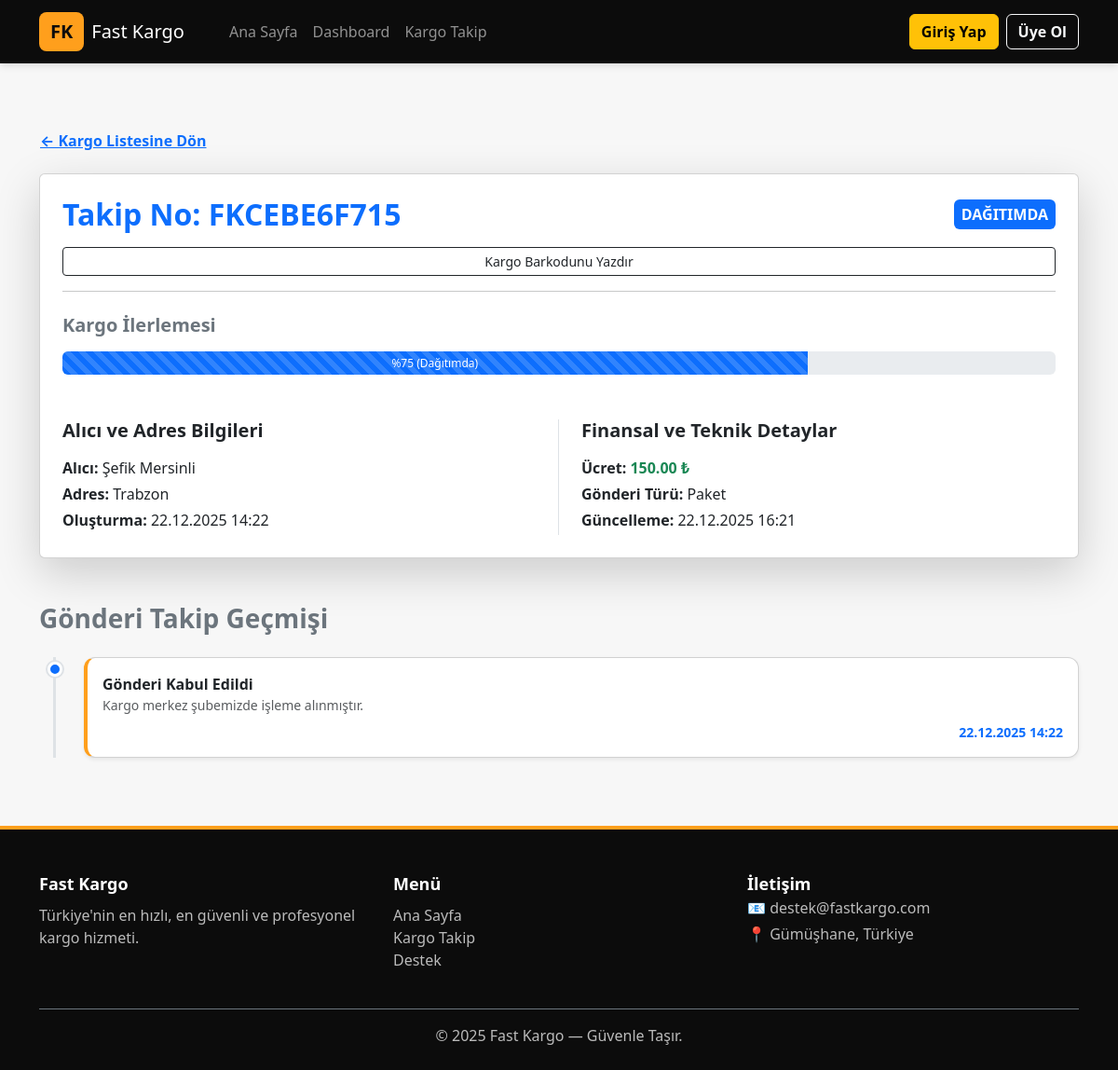
/kargolar/FKCEBE6F715/, run on the app's committed database.
### cargoposts/models.py (models this page shows, shortened)
class Cargo(models.Model):
    user = models.ForeignKey('auth.User', on_delete=models.CASCADE, verbose_name="Kullanıcı")
    DURUM_CHOICES = [
        ('YOLDA', 'Yolda / İşleniyor'),
        ('DAGITIMDA', 'Dağıtımda'),
        ('TESLIM', 'Teslim Edildi'),
    ]
    takip_no = models.CharField(max_length=20, unique=True, editable=False)
    gonderen_ad = models.CharField(max_length=100)
    gonderen_tel = models.CharField(max_length=20)
    gonderen_adres = models.TextField()
    alici = models.CharField(max_length=100)
    alici_tel = models.CharField(max_length=20)
    adres = models.TextField()
    gonderi_turu = models.CharField(max_length=50)
    agirlik = models.FloatField()
    odeme_turu = models.CharField(max_length=50)
    aciklama = models.TextField(blank=True, null=True)
    fiyat = models.DecimalField(max_digits=10, decimal_places=2, default=150.00)
    durum = models.CharField(max_length=20, choices=DURUM_CHOICES, default='YOLDA')
    olusturma = models.DateTimeField(auto_now_add=True)
    guncelleme = models.DateTimeField(auto_now=True)

class CargoHistory(models.Model):
    cargo = models.ForeignKey(Cargo, on_delete=models.CASCADE, related_name='gecmis')
    konum = models.CharField(max_length=255)
    detay = models.TextField()
    tarih = models.DateTimeField(auto_now_add=True)
    class Meta:
        ordering = ['-tarih']

### cargoposts/views.py (the view)
# urls.py: path('kargolar/<str:takip_no>/', views.cargo_info, name="cargo_info"),
def cargo_info(request, takip_no):
    try:
        kargo = Cargo.objects.get(takip_no=takip_no)
        return render(request, 'cargo_info.html', {'kargo': kargo})
    except Cargo.DoesNotExist:
        messages.error(request, f"'{takip_no}' takip numaralı bir kargo bulunamadı.")
        return redirect('home')

### cargoposts/templates/cargo_info.html (shortened to what this page needs)
{% extends "base.html" %}
{% block content %}
<a href="{% url 'cargo_list' %}" class="btn btn-link px-0 mb-3 text-primary fw-bold">
    ← Kargo Listesine Dön
</a>
<div class="card shadow-lg p-4 mb-4">
    <div class="d-flex justify-content-between align-items-center">
        <h2 class="fw-bolder text-primary mb-0">Takip No: {{ kargo.takip_no }}</h2>
        {% if kargo.durum == "TESLIM" %}
            <span class="badge bg-success fs-6 p-2">TESLİM EDİLDİ</span>
        {% elif kargo.durum == "DAGITIMDA" %}
            <span class="badge bg-primary fs-6 p-2">DAĞITIMDA</span>
        {% else %}
            <span class="badge bg-warning text-dark fs-6 p-2">YOLDA / İŞLENİYOR</span>
        {% endif %}
    </div>
    <button onclick="window.print()" class="btn btn-outline-dark btn-sm mt-3">
     Kargo Barkodunu Yazdır
</button>
    <hr class="mt-3 mb-4">
    <h5 class="fw-bold text-secondary mb-3">Kargo İlerlemesi</h5>
    {% if kargo.durum == "TESLIM" %}
        <div class="progress mb-4" role="progressbar" style="height: 25px;">
            <div class="progress-bar bg-success progress-bar-striped progress-bar-animated" style="width: 100%">
                %100 (Teslim Edildi)
            </div>
        </div>
    {% elif kargo.durum == "DAGITIMDA" %}
        <div class="progress mb-4" role="progressbar" style="height: 25px;">
            <div class="progress-bar bg-primary progress-bar-striped progress-bar-animated" style="width: 75%">
                %75 (Dağıtımda)
            </div>
        </div>
    {% else %}
        <div class="progress mb-4" role="progressbar" style="height: 25px;">
            <div class="progress-bar bg-warning text-dark progress-bar-striped progress-bar-animated" style="width: 40%">
                %40 (Yolda)
            </div>
        </div>
    {% endif %}
    <div class="row mt-4">
        <div class="col-md-6 border-end">
            <h5 class="fw-bold text-dark mb-3">Alıcı ve Adres Bilgileri</h5>
            <p class="mb-1"><strong>Alıcı:</strong> {{ kargo.alici }}</p>
            <p class="mb-1"><strong>Adres:</strong> {{ kargo.adres }}</p>
            <p class="mb-1"><strong>Oluşturma:</strong> {{ kargo.olusturma|date:"d.m.Y H:i" }}</p>
        </div>
        <div class="col-md-6 ps-md-4">
            <h5 class="fw-bold text-dark mb-3">Finansal ve Teknik Detaylar</h5>
            <p class="mb-1"><strong>Ücret:</strong> <span class="text-success fw-bold">{{ kargo.fiyat }} ₺</span></p>
            <p class="mb-1"><strong>Gönderi Türü:</strong> {{ kargo.gonderi_turu }}</p>
            <p class="mb-1"><strong>Güncelleme:</strong> {{ kargo.guncelleme|date:"d.m.Y H:i" }}</p>
        </div>
    </div>
</div>
<h3 class="fw-bold text-secondary mt-5 mb-4">Gönderi Takip Geçmişi</h3>
{% if kargo.gecmis.all %}
<div class="timeline">
    {% for adim in kargo.gecmis.all %}
    <div class="timeline-item">
        <div class="timeline-point
            {% if forloop.first %}bg-primary{% elif adim.konum == 'Teslim Edildi' %}bg-success{% else %}bg-secondary{% endif %}">
        </div>
        <div class="timeline-content card shadow-sm p-3 mb-3">
            <div class="fw-bold text-dark">{{ adim.konum }}</div>
            <small class="text-muted d-block">{{ adim.detay }}</small>
            <small class="text-end fw-bold mt-2 d-block text-primary">{{ adim.tarih|date:"d.m.Y H:i" }}</small>
        </div>
    </div>
    {% endfor %}
</div>
{% else %}
    <p class="alert alert-warning text-center shadow-sm">Takip geçmişi henüz oluşmamıştır.</p>
{% endif %}
{% endblock %}

### cargoproject/templates/base.html (shortened to what this page needs)
<!DOCTYPE html>
<html lang="tr">
<head>
    <link href="https://cdn.jsdelivr.net/npm/bootstrap@5.3.2/dist/css/bootstrap.min.css" rel="stylesheet">
</head>
<body>
<nav class="navbar navbar-expand-lg navbar-dark" style="background:#0c0c0c;">
    <div class="container">
        <a class="navbar-brand d-flex align-items-center" href="{% url 'home' %}">
            <span class="logo-icon">FK</span> Fast Kargo
        </a>
        <div class="collapse navbar-collapse" id="navMenu">
            {% block menu %}
            <ul class="navbar-nav me-auto ms-4">
                <li class="nav-item"><a class="nav-link" href="{% url 'home' %}">Ana Sayfa</a></li>
                <li class="nav-item"><a class="nav-link" href="{% url 'admin_dashboard' %}">Dashboard</a></li>
                <li class="nav-item"><a class="nav-link" href="{% url 'cargo_list' %}">Kargo Takip</a></li>
            </ul>
            <div class="d-flex gap-2">
                {% if user.is_authenticated %}
                    <a href="{% url 'logout' %}" class="btn btn-danger fw-bold">
                        Oturum Kapat
                    </a>
                {% else %}
                    <a href="{% url 'login' %}" class="btn btn-warning fw-bold">
                        Giriş Yap
                    </a>
                    <a href="{% url 'register' %}" class="btn btn-outline-light fw-bold">
                        Üye Ol
                    </a>
                {% endif %}
            </div>
            {% endblock %}
        </div>
    </div>
</nav>
<div class="container py-5 main-content">
    {% block content %}{% endblock %}
</div>
<footer>
    <div class="container">
        <div class="row">
            <div class="col-md-4 mb-4">
                <div class="title">Fast Kargo</div>
                <p class="mt-2">
                    Türkiye'nin en hızlı, en güvenli ve profesyonel kargo hizmeti.
                </p>
            </div>
            <div class="col-md-4 mb-4">
                <div class="title">Menü</div>
                <ul class="list-unstyled mt-2">
                    <li><a href="{% url 'home' %}">Ana Sayfa</a></li>
                    <li><a href="{% url 'cargo_list' %}">Kargo Takip</a></li>
                    <li><a href="#">Destek</a></li>
                </ul>
            </div>
            <div class="col-md-4 mb-4">
                <div class="title">İletişim</div>
                <p class="mb-1">📧 destek@fastkargo.com</p>
                <p>📍 Gümüşhane, Türkiye</p>
            </div>
        </div>
        <div class="text-center pt-3 border-top border-secondary">
            © 2025 Fast Kargo — Güvenle Taşır.
        </div>
    </div>
</footer>
</body>
</html>

### cargoproject/templates/base.html (style rules this page uses)
:root { --primary: #ff9f1c; --primary-dark: #e88a00; --dark: #0c0c0c; }
html, body { height: 100%; }
body { display: flex; flex-direction: column; background: #f7f7f7; }
.main-content { flex: 1; }
.logo-icon { background: var(--primary); padding: 6px 12px; border-radius: 8px; font-weight: 800; color: var(--dark); margin-right: 8px; }
.navbar { box-shadow: 0 2px 8px rgba(0,0,0,0.15); }
footer { background: var(--dark); color: #bbb; padding: 45px 0 25px; border-top: 4px solid var(--primary); }
footer .title { font-size: 18px; font-weight: 700; color: #fff; }
footer a { color: #bbb; text-decoration: none; }

### cargoposts/templates/cargo_info.html (style rules this page uses)
.timeline { border-left: 3px solid #dee2e6; position: relative; padding-left: 30px; margin-left: 15px; }
.timeline-item { position: relative; margin-bottom: 25px; }
.timeline-point { position: absolute; left: -39px; top: 5px; width: 16px; height: 16px; border-radius: 50%; border: 3px solid white; box-shadow: 0 0 0 2px #dee2e6; z-index: 10; }
.timeline-content { border-radius: 12px; border-left: 4px solid #ff9f1c; }

### data on the page
Cargo: takip_no "FKCEBE6F715", alici "Şefik Mersinli", adres "Trabzon", olusturma "22.12.2025 14:22", fiyat "150.00", gonderi_turu "Paket", guncelleme "22.12.2025 16:21"
CargoHistory: konum "Gönderi Kabul Edildi", detay "Kargo merkez şubemizde işleme alınmıştır.", tarih "22.12.2025 14:22"
